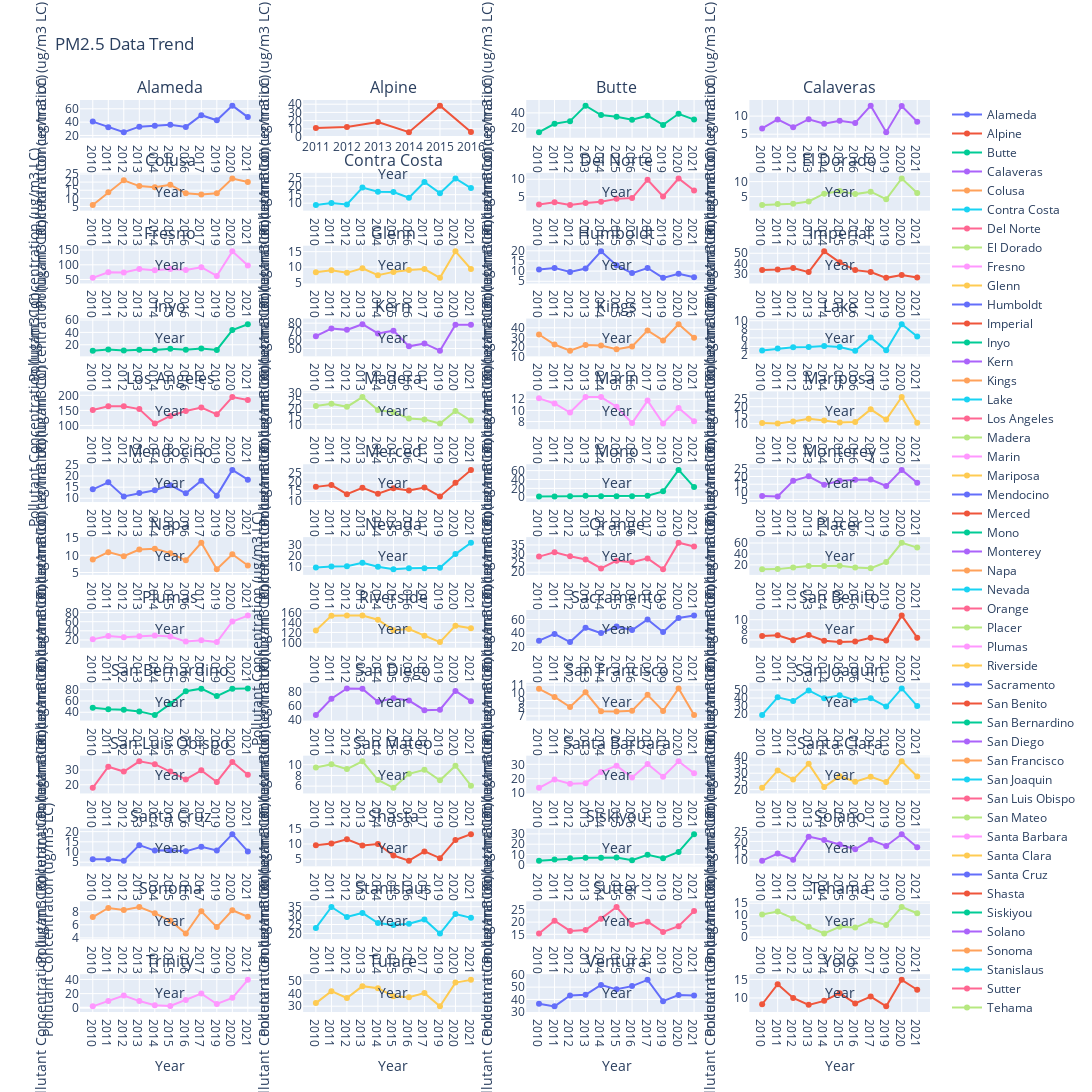
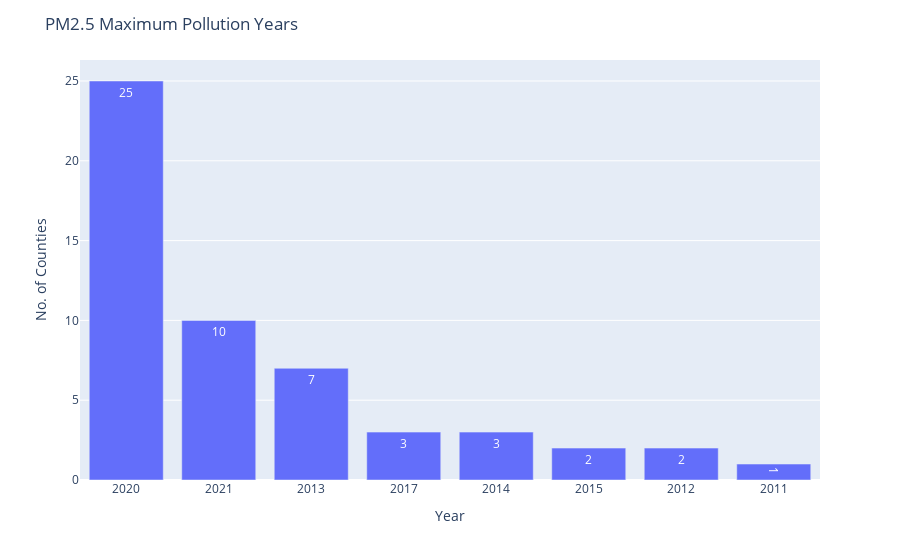

Notebook code cell kept with these figures, in order:
### Code cell
df5 = Plot_Map(df2,'conc').run()

### Figure 1 — Plotly figure (JSON) as saved in the notebook; plotly's stock layout.template omitted (floating-point values rounded to 4 significant figures)
{"data": [{"name": "Alameda", "type": "scatter", "x": ["2010", "2011", "2012", "2013", "2014", "2015", "2016", "2017", "2019", "2020", "2021"], "xaxis": "x", "y": [40.85, 32.39, 25.02, 33.22, 34.75, 36.19, 32.89, 50.41, 42.83, 64.78, 47.59], "yaxis": "y"}, {"name": "Alpine", "type": "scatter", "x": ["2011", "2012", "2013", "2014", "2015", "2016"], "xaxis": "x2", "y": [11.02, 12.33, 18.3, 6, 38.24, 6.04], "yaxis": "y2"}, {"name": "Butte", "type": "scatter", "x": ["2010", "2011", "2012", "2013", "2014", "2015", "2016", "2017", "2019", "2020", "2021"], "xaxis": "x3", "y": [14.2, 25.38, 28.91, 49.72, 37.09, 34.72, 30.79, 36.26, 23.91, 38.76, 31.03], "yaxis": "y3"}, {"name": "Calaveras", "type": "scatter", "x": ["2010", "2011", "2012", "2013", "2014", "2015", "2016", "2017", "2019", "2020", "2021"], "xaxis": "x4", "y": [6.6, 9.09, 6.93, 9.14, 7.92, 8.73, 8.1, 12.9, 5.57, 12.79, 8.43], "yaxis": "y4"}, {"name": "Colusa", "type": "scatter", "x": ["2010", "2011", "2012", "2013", "2014", "2015", "2016", "2017", "2019", "2020", "2021"], "xaxis": "x5", "y": [5.92, 13.77, 21.09, 17.55, 16.86, 18.35, 13.11, 12.41, 13.14, 22.21, 20.02], "yaxis": "y5"}, {"name": "Contra Costa", "type": "scatter", "x": ["2010", "2011", "2012", "2013", "2014", "2015", "2016", "2017", "2019", "2020", "2021"], "xaxis": "x6", "y": [8.94, 10.13, 9.27, 19.21, 16.76, 16.54, 13.17, 22.42, 15.9, 24.51, 18.85], "yaxis": "y6"}, {"name": "Del Norte", "type": "scatter", "x": ["2010", "2011", "2012", "2013", "2014", "2015", "2016", "2017", "2019", "2020", "2021"], "xaxis": "x7", "y": [2.81, 3.44, 2.64, 3.22, 3.56, 4.39, 4.61, 9.85, 5.09, 10.22, 6.78], "yaxis": "y7"}, {"name": "El Dorado", "type": "scatter", "x": ["2010", "2011", "2012", "2013", "2014", "2015", "2016", "2017", "2019", "2020", "2021"], "xaxis": "x8", "y": [2.2, 2.54, 2.65, 3.38, 5.96, 6.84, 5.83, 6.64, 4.12, 11.04, 6.22], "yaxis": "y8"}, {"name": "Fresno", "type": "scatter", "x": ["2010", "2011", "2012", "2013", "2014", "2015", "2016", "2017", "2019", "2020", "2021"], "xaxis": "x9", "y": [55.66, 74.59, 73.76, 85.98, 81.57, 85.45, 81.95, 91.72, 62.14, 145.7, 97.77], "yaxis": "y9"}, {"name": "Glenn", "type": "scatter", "x": ["2010", "2011", "2012", "2013", "2014", "2015", "2016", "2017", "2019", "2020", "2021"], "xaxis": "x10", "y": [8.33, 8.94, 8.13, 9.6, 7.35, 8.44, 9.09, 9.36, 6.51, 15.1, 9.37], "yaxis": "y10"}, {"name": "Humboldt", "type": "scatter", "x": ["2010", "2011", "2012", "2013", "2014", "2015", "2016", "2017", "2019", "2020", "2021"], "xaxis": "x11", "y": [10.8, 11.59, 9.53, 11.27, 19.73, 12.83, 9.04, 11.55, 6.7, 8.67, 6.96], "yaxis": "y11"}, {"name": "Imperial", "type": "scatter", "x": ["2010", "2011", "2012", "2013", "2014", "2015", "2016", "2017", "2019", "2020", "2021"], "xaxis": "x12", "y": [33.9, 34.38, 35.83, 31.91, 51.86, 41.33, 33.8, 32.03, 26.38, 29.1, 26.62], "yaxis": "y12"}, {"name": "Inyo", "type": "scatter", "x": ["2010", "2011", "2012", "2013", "2014", "2015", "2016", "2017", "2019", "2020", "2021"], "xaxis": "x13", "y": [10.42, 12.32, 10.76, 11.83, 11.35, 13.69, 11.95, 14, 11.65, 43.77, 53.27], "yaxis": "y13"}, {"name": "Kern", "type": "scatter", "x": ["2010", "2011", "2012", "2013", "2014", "2015", "2016", "2017", "2019", "2020", "2021"], "xaxis": "x14", "y": [64.63, 73.62, 72.08, 78.78, 67.9, 71.13, 52.59, 56.04, 47.45, 78.1, 78.04], "yaxis": "y14"}, {"name": "Kings", "type": "scatter", "x": ["2010", "2011", "2012", "2013", "2014", "2015", "2016", "2017", "2019", "2020", "2021"], "xaxis": "x15", "y": [32.95, 22.41, 15.93, 21.97, 21.27, 17.54, 20.37, 37.23, 26.72, 43.78, 29.64], "yaxis": "y15"}, {"name": "Lake", "type": "scatter", "x": ["2010", "2011", "2012", "2013", "2014", "2015", "2016", "2017", "2019", "2020", "2021"], "xaxis": "x16", "y": [3.05, 3.5, 3.82, 3.86, 4.09, 3.85, 3.01, 6.06, 3.12, 9.19, 6.32], "yaxis": "y16"}, {"name": "Los Angeles", "type": "scatter", "x": ["2010", "2011", "2012", "2013", "2014", "2015", "2016", "2017", "2019", "2020", "2021"], "xaxis": "x17", "y": [151.4, 163.6, 163.6, 154.4, 106.4, 131.5, 147.9, 159.2, 137.0, 194.3, 184.2], "yaxis": "y17"}, {"name": "Madera", "type": "scatter", "x": ["2010", "2011", "2012", "2013", "2014", "2015", "2016", "2017", "2019", "2020", "2021"], "xaxis": "x18", "y": [21.5, 22.95, 21.03, 27.22, 19.08, 17.67, 13.64, 13.1, 10.48, 18.42, 12.34], "yaxis": "y18"}, {"name": "Marin", "type": "scatter", "x": ["2010", "2011", "2012", "2013", "2014", "2015", "2016", "2017", "2019", "2020", "2021"], "xaxis": "x19", "y": [12.17, 11.24, 9.61, 12.4, 12.4, 10.66, 7.73, 11.76, 7.64, 10.45, 8.05], "yaxis": "y19"}, {"name": "Mariposa", "type": "scatter", "x": ["2010", "2011", "2012", "2013", "2014", "2015", "2016", "2017", "2019", "2020", "2021"], "xaxis": "x20", "y": [10.42, 10.03, 11.31, 12.93, 11.88, 10.58, 10.97, 18.44, 12.42, 25.74, 10.55], "yaxis": "y20"}, {"name": "Mendocino", "type": "scatter", "x": ["2010", "2011", "2012", "2013", "2014", "2015", "2016", "2017", "2019", "2020", "2021"], "xaxis": "x21", "y": [14.04, 17.16, 10.84, 12.35, 13.62, 15.91, 12.21, 17.93, 11.18, 22.77, 18.36], "yaxis": "y21"}, {"name": "Merced", "type": "scatter", "x": ["2010", "2011", "2012", "2013", "2014", "2015", "2016", "2017", "2019", "2020", "2021"], "xaxis": "x22", "y": [17.41, 18.39, 13.4, 16.87, 13.68, 16.59, 15.41, 17.03, 12.22, 19.69, 26.65], "yaxis": "y22"}, {"name": "Mono", "type": "scatter", "x": ["2010", "2011", "2012", "2013", "2014", "2015", "2016", "2017", "2019", "2020", "2021"], "xaxis": "x23", "y": [1.99, 2.01, 2.32, 3.19, 2.43, 2.54, 2.33, 3.46, 13.3, 61.61, 22.98], "yaxis": "y23"}, {"name": "Monterey", "type": "scatter", "x": ["2010", "2011", "2012", "2013", "2014", "2015", "2016", "2017", "2019", "2020", "2021"], "xaxis": "x24", "y": [7.33, 7.07, 17.24, 20.14, 14.69, 17.27, 17.85, 18.07, 13.86, 24.32, 15.89], "yaxis": "y24"}, {"name": "Napa", "type": "scatter", "x": ["2010", "2011", "2012", "2013", "2014", "2015", "2016", "2017", "2019", "2020", "2021"], "xaxis": "x25", "y": [8.75, 10.92, 9.74, 11.69, 11.92, 10.63, 8.53, 13.65, 5.95, 10.29, 7.05], "yaxis": "y25"}, {"name": "Nevada", "type": "scatter", "x": ["2010", "2011", "2012", "2013", "2014", "2015", "2016", "2017", "2019", "2020", "2021"], "xaxis": "x26", "y": [8.89, 9.84, 10.06, 13.41, 9.65, 7.25, 8.1, 8.14, 8.56, 21.47, 32.08], "yaxis": "y26"}, {"name": "Orange", "type": "scatter", "x": ["2010", "2011", "2012", "2013", "2014", "2015", "2016", "2017", "2019", "2020", "2021"], "xaxis": "x27", "y": [28.57, 30.94, 28.82, 26.98, 22.05, 26.36, 25.44, 27.6, 21.61, 36.22, 34.19], "yaxis": "y27"}, {"name": "Placer", "type": "scatter", "x": ["2010", "2011", "2012", "2013", "2014", "2015", "2016", "2017", "2019", "2020", "2021"], "xaxis": "x28", "y": [12.01, 12.24, 15.37, 18.11, 17.98, 18.43, 15.33, 13.94, 25.14, 60.52, 51.68], "yaxis": "y28"}, {"name": "Plumas", "type": "scatter", "x": ["2010", "2011", "2012", "2013", "2014", "2015", "2016", "2017", "2019", "2020", "2021"], "xaxis": "x29", "y": [21.27, 28.37, 25.94, 28, 29.52, 27.38, 16.5, 19.34, 15.28, 60.43, 73.29], "yaxis": "y29"}, {"name": "Riverside", "type": "scatter", "x": ["2010", "2011", "2012", "2013", "2014", "2015", "2016", "2017", "2019", "2020", "2021"], "xaxis": "x30", "y": [123.9, 153.9, 153.9, 153.9, 145.7, 124.5, 126.9, 113.4, 100.5, 133.7, 128.6], "yaxis": "y30"}, {"name": "Sacramento", "type": "scatter", "x": ["2010", "2011", "2012", "2013", "2014", "2015", "2016", "2017", "2019", "2020", "2021"], "xaxis": "x31", "y": [28.58, 38.63, 26.48, 47.74, 39.8, 49.72, 44.29, 60.06, 41.4, 62.32, 65.78], "yaxis": "y31"}, {"name": "San Benito", "type": "scatter", "x": ["2010", "2011", "2012", "2013", "2014", "2015", "2016", "2017", "2019", "2020", "2021"], "xaxis": "x32", "y": [6.8, 6.93, 5.96, 6.99, 5.87, 5.59, 5.69, 6.46, 5.9, 10.8, 6.46], "yaxis": "y32"}, {"name": "San Bernardino", "type": "scatter", "x": ["2010", "2011", "2012", "2013", "2014", "2015", "2016", "2017", "2019", "2020", "2021"], "xaxis": "x33", "y": [47.94, 45.46, 44.67, 41.57, 35.26, 54.92, 77.2, 81.79, 68.61, 81.56, 82.12], "yaxis": "y33"}, {"name": "San Diego", "type": "scatter", "x": ["2010", "2011", "2012", "2013", "2014", "2015", "2016", "2017", "2019", "2020", "2021"], "xaxis": "x34", "y": [47.5, 70.57, 85.19, 84.62, 66.42, 71.17, 68.02, 54.28, 54.98, 81.73, 67.12], "yaxis": "y34"}, {"name": "San Francisco", "type": "scatter", "x": ["2010", "2011", "2012", "2013", "2014", "2015", "2016", "2017", "2019", "2020", "2021"], "xaxis": "x35", "y": [10.51, 9.46, 8.16, 10.05, 7.63, 7.57, 7.68, 9.73, 7.65, 10.55, 7.14], "yaxis": "y35"}, {"name": "San Joaquin", "type": "scatter", "x": ["2010", "2011", "2012", "2013", "2014", "2015", "2016", "2017", "2019", "2020", "2021"], "xaxis": "x36", "y": [19.11, 40.93, 36.37, 49.49, 39.7, 43.51, 37.17, 39.67, 29.52, 51.88, 30.11], "yaxis": "y36"}, {"name": "San Luis Obispo", "type": "scatter", "x": ["2010", "2011", "2012", "2013", "2014", "2015", "2016", "2017", "2019", "2020", "2021"], "xaxis": "x37", "y": [17.94, 32.31, 29, 35.96, 34.04, 29.04, 23.61, 29.81, 21.91, 35.46, 26.81], "yaxis": "y37"}, {"name": "San Mateo", "type": "scatter", "x": ["2010", "2011", "2012", "2013", "2014", "2015", "2016", "2017", "2019", "2020", "2021"], "xaxis": "x38", "y": [9.47, 10.09, 9.18, 10.63, 7.15, 5.69, 8.3, 9.05, 7.08, 9.8, 6.09], "yaxis": "y38"}, {"name": "Santa Barbara", "type": "scatter", "x": ["2010", "2011", "2012", "2013", "2014", "2015", "2016", "2017", "2019", "2020", "2021"], "xaxis": "x39", "y": [13.67, 19.39, 16.49, 16.92, 24.63, 29.07, 20.8, 30.22, 21.36, 32.11, 23.72], "yaxis": "y39"}, {"name": "Santa Clara", "type": "scatter", "x": ["2010", "2011", "2012", "2013", "2014", "2015", "2016", "2017", "2019", "2020", "2021"], "xaxis": "x40", "y": [21.11, 31.67, 26.11, 35.71, 21.6, 28.18, 24.85, 27.82, 24.6, 37.27, 28.04], "yaxis": "y40"}, {"name": "Santa Cruz", "type": "scatter", "x": ["2010", "2011", "2012", "2013", "2014", "2015", "2016", "2017", "2019", "2020", "2021"], "xaxis": "x41", "y": [6.49, 6.49, 5.75, 13.36, 10.68, 10.82, 10.32, 12.6, 10.79, 18.76, 10.29], "yaxis": "y41"}, {"name": "Shasta", "type": "scatter", "x": ["2010", "2011", "2012", "2013", "2014", "2015", "2016", "2017", "2019", "2020", "2021"], "xaxis": "x42", "y": [9.63, 10.17, 11.56, 9.52, 10.01, 6.22, 4.53, 7.57, 5.35, 11.34, 13.24], "yaxis": "y42"}, {"name": "Siskiyou", "type": "scatter", "x": ["2010", "2011", "2012", "2013", "2014", "2015", "2016", "2017", "2019", "2020", "2021"], "xaxis": "x43", "y": [4.01, 5.12, 6.44, 6.88, 6.87, 7.02, 4.39, 9.69, 6.38, 12.44, 29.78], "yaxis": "y43"}, {"name": "Solano", "type": "scatter", "x": ["2010", "2011", "2012", "2013", "2014", "2015", "2016", "2017", "2019", "2020", "2021"], "xaxis": "x44", "y": [9.53, 13.36, 10.05, 22.58, 20.77, 18.28, 15.72, 20.87, 17.52, 23.93, 16.8], "yaxis": "y44"}, {"name": "Sonoma", "type": "scatter", "x": ["2010", "2011", "2012", "2013", "2014", "2015", "2016", "2017", "2019", "2020", "2021"], "xaxis": "x45", "y": [7.19, 8.57, 8.27, 8.72, 7.78, 6.61, 4.67, 8.07, 5.65, 8.22, 7.23], "yaxis": "y45"}, {"name": "Stanislaus", "type": "scatter", "x": ["2010", "2011", "2012", "2013", "2014", "2015", "2016", "2017", "2019", "2020", "2021"], "xaxis": "x46", "y": [23.06, 34.81, 29.22, 31.5, 25.78, 24.75, 25.46, 27.82, 19.95, 30.85, 28.76], "yaxis": "y46"}, {"name": "Sutter", "type": "scatter", "x": ["2010", "2011", "2012", "2013", "2014", "2015", "2016", "2017", "2019", "2020", "2021"], "xaxis": "x47", "y": [15.33, 20.58, 16.4, 16.73, 21.43, 26.2, 18.96, 20.19, 15.99, 18.34, 24.57], "yaxis": "y47"}, {"name": "Tehama", "type": "scatter", "x": ["2010", "2011", "2012", "2013", "2014", "2015", "2016", "2017", "2019", "2020", "2021"], "xaxis": "x48", "y": [10.02, 11.31, 8.29, 4.59, 1.64, 4.59, 4.26, 7.23, 5.4, 13.33, 10.59], "yaxis": "y48"}, {"name": "Trinity", "type": "scatter", "x": ["2010", "2011", "2012", "2013", "2014", "2015", "2016", "2017", "2019", "2020", "2021"], "xaxis": "x49", "y": [2.05, 9.54, 17.27, 9.49, 3.5, 2.68, 10.9, 20.04, 5.41, 14.05, 39.38], "yaxis": "y49"}, {"name": "Tulare", "type": "scatter", "x": ["2010", "2011", "2012", "2013", "2014", "2015", "2016", "2017", "2019", "2020", "2021"], "xaxis": "x50", "y": [32.4, 41.71, 36.39, 45.62, 44.06, 37.76, 36.98, 40.19, 29.87, 48.37, 50.51], "yaxis": "y50"}, {"name": "Ventura", "type": "scatter", "x": ["2010", "2011", "2012", "2013", "2014", "2015", "2016", "2017", "2019", "2020", "2021"], "xaxis": "x51", "y": [36.44, 34.37, 43.29, 43.75, 51.8, 48.21, 50.83, 55.92, 38.62, 43.54, 43.29], "yaxis": "y51"}, {"name": "Yolo", "type": "scatter", "x": ["2010", "2011", "2012", "2013", "2014", "2015", "2016", "2017", "2019", "2020", "2021"], "xaxis": "x52", "y": [8.3, 13.72, 10.01, 8.13, 9.21, 11.28, 8.53, 10.38, 7.73, 14.88, 12.21], "yaxis": "y52"}], "layout": {"annotations": [{"font": {"size": 16}, "showarrow": false, "text": "Alameda", "x": 0.1062, "xanchor": "center", "xref": "paper", "y": 1, "yanchor": "bottom", "yref": "paper"}, {"font": {"size": 16}, "showarrow": false, "text": "Alpine", "x": 0.3688, "xanchor": "center", "xref": "paper", "y": 1, "yanchor": "bottom", "yref": "paper"}, {"font": {"size": 16}, "showarrow": false, "text": "Butte", "x": 0.6313, "xanchor": "center", "xref": "paper", "y": 1, "yanchor": "bottom", "yref": "paper"}, {"font": {"size": 16}, "showarrow": false, "text": "Calaveras", "x": 0.8938, "xanchor": "center", "xref": "paper", "y": 1, "yanchor": "bottom", "yref": "paper"}, {"font": {"size": 16}, "showarrow": false, "text": "Colusa", "x": 0.1062, "xanchor": "center", "xref": "paper", "y": 0.9201, "yanchor": "bottom", "yref": "paper"}, {"font": {"size": 16}, "showarrow": false, "text": "Contra Costa", "x": 0.3688, "xanchor": "center", "xref": "paper", "y": 0.9201, "yanchor": "bottom", "yref": "paper"}, {"font": {"size": 16}, "showarrow": false, "text": "Del Norte", "x": 0.6313, "xanchor": "center", "xref": "paper", "y": 0.9201, "yanchor": "bottom", "yref": "paper"}, {"font": {"size": 16}, "showarrow": false, "text": "El Dorado", "x": 0.8938, "xanchor": "center", "xref": "paper", "y": 0.9201, "yanchor": "bottom", "yref": "paper"}, {"font": {"size": 16}, "showarrow": false, "text": "Fresno", "x": 0.1062, "xanchor": "center", "xref": "paper", "y": 0.8402, "yanchor": "bottom", "yref": "paper"}, {"font": {"size": 16}, "showarrow": false, "text": "Glenn", "x": 0.3688, "xanchor": "center", "xref": "paper", "y": 0.8402, "yanchor": "bottom", "yref": "paper"}, {"font": {"size": 16}, "showarrow": false, "text": "Humboldt", "x": 0.6313, "xanchor": "center", "xref": "paper", "y": 0.8402, "yanchor": "bottom", "yref": "paper"}, {"font": {"size": 16}, "showarrow": false, "text": "Imperial", "x": 0.8938, "xanchor": "center", "xref": "paper", "y": 0.8402, "yanchor": "bottom", "yref": "paper"}, {"font": {"size": 16}, "showarrow": false, "text": "Inyo", "x": 0.1062, "xanchor": "center", "xref": "paper", "y": 0.7604, "yanchor": "bottom", "yref": "paper"}, {"font": {"size": 16}, "showarrow": false, "text": "Kern", "x": 0.3688, "xanchor": "center", "xref": "paper", "y": 0.7604, "yanchor": "bottom", "yref": "paper"}, {"font": {"size": 16}, "showarrow": false, "text": "Kings", "x": 0.6313, "xanchor": "center", "xref": "paper", "y": 0.7604, "yanchor": "bottom", "yref": "paper"}, {"font": {"size": 16}, "showarrow": false, "text": "Lake", "x": 0.8938, "xanchor": "center", "xref": "paper", "y": 0.7604, "yanchor": "bottom", "yref": "paper"}, {"font": {"size": 16}, "showarrow": false, "text": "Los Angeles", "x": 0.1062, "xanchor": "center", "xref": "paper", "y": 0.6805, "yanchor": "bottom", "yref": "paper"}, {"font": {"size": 16}, "showarrow": false, "text": "Madera", "x": 0.3688, "xanchor": "center", "xref": "paper", "y": 0.6805, "yanchor": "bottom", "yref": "paper"}, {"font": {"size": 16}, "showarrow": false, "text": "Marin", "x": 0.6313, "xanchor": "center", "xref": "paper", "y": 0.6805, "yanchor": "bottom", "yref": "paper"}, {"font": {"size": 16}, "showarrow": false, "text": "Mariposa", "x": 0.8938, "xanchor": "center", "xref": "paper", "y": 0.6805, "yanchor": "bottom", "yref": "paper"}, {"font": {"size": 16}, "showarrow": false, "text": "Mendocino", "x": 0.1062, "xanchor": "center", "xref": "paper", "y": 0.6006, "yanchor": "bottom", "yref": "paper"}, {"font": {"size": 16}, "showarrow": false, "text": "Merced", "x": 0.3688, "xanchor": "center", "xref": "paper", "y": 0.6006, "yanchor": "bottom", "yref": "paper"}, {"font": {"size": 16}, "showarrow": false, "text": "Mono", "x": 0.6313, "xanchor": "center", "xref": "paper", "y": 0.6006, "yanchor": "bottom", "yref": "paper"}, {"font": {"size": 16}, "showarrow": false, "text": "Monterey", "x": 0.8938, "xanchor": "center", "xref": "paper", "y": 0.6006, "yanchor": "bottom", "yref": "paper"}, {"font": {"size": 16}, "showarrow": false, "text": "Napa", "x": 0.1062, "xanchor": "center", "xref": "paper", "y": 0.5207, "yanchor": "bottom", "yref": "paper"}, {"font": {"size": 16}, "showarrow": false, "text": "Nevada", "x": 0.3688, "xanchor": "center", "xref": "paper", "y": 0.5207, "yanchor": "bottom", "yref": "paper"}, {"font": {"size": 16}, "showarrow": false, "text": "Orange", "x": 0.6313, "xanchor": "center", "xref": "paper", "y": 0.5207, "yanchor": "bottom", "yref": "paper"}, {"font": {"size": 16}, "showarrow": false, "text": "Placer", "x": 0.8938, "xanchor": "center", "xref": "paper", "y": 0.5207, "yanchor": "bottom", "yref": "paper"}, {"font": {"size": 16}, "showarrow": false, "text": "Plumas", "x": 0.1062, "xanchor": "center", "xref": "paper", "y": 0.4408, "yanchor": "bottom", "yref": "paper"}, {"font": {"size": 16}, "showarrow": false, "text": "Riverside", "x": 0.3688, "xanchor": "center", "xref": "paper", "y": 0.4408, "yanchor": "bottom", "yref": "paper"}, {"font": {"size": 16}, "showarrow": false, "text": "Sacramento", "x": 0.6313, "xanchor": "center", "xref": "paper", "y": 0.4408, "yanchor": "bottom", "yref": "paper"}, {"font": {"size": 16}, "showarrow": false, "text": "San Benito", "x": 0.8938, "xanchor": "center", "xref": "paper", "y": 0.4408, "yanchor": "bottom", "yref": "paper"}, {"font": {"size": 16}, "showarrow": false, "text": "San Bernardino", "x": 0.1062, "xanchor": "center", "xref": "paper", "y": 0.3609, "yanchor": "bottom", "yref": "paper"}, {"font": {"size": 16}, "showarrow": false, "text": "San Diego", "x": 0.3688, "xanchor": "center", "xref": "paper", "y": 0.3609, "yanchor": "bottom", "yref": "paper"}, {"font": {"size": 16}, "showarrow": false, "text": "San Francisco", "x": 0.6313, "xanchor": "center", "xref": "paper", "y": 0.3609, "yanchor": "bottom", "yref": "paper"}, {"font": {"size": 16}, "showarrow": false, "text": "San Joaquin", "x": 0.8938, "xanchor": "center", "xref": "paper", "y": 0.3609, "yanchor": "bottom", "yref": "paper"}, {"font": {"size": 16}, "showarrow": false, "text": "San Luis Obispo", "x": 0.1062, "xanchor": "center", "xref": "paper", "y": 0.2811, "yanchor": "bottom", "yref": "paper"}, {"font": {"size": 16}, "showarrow": false, "text": "San Mateo", "x": 0.3688, "xanchor": "center", "xref": "paper", "y": 0.2811, "yanchor": "bottom", "yref": "paper"}, {"font": {"size": 16}, "showarrow": false, "text": "Santa Barbara", "x": 0.6313, "xanchor": "center", "xref": "paper", "y": 0.2811, "yanchor": "bottom", "yref": "paper"}, {"font": {"size": 16}, "showarrow": false, "text": "Santa Clara", "x": 0.8938, "xanchor": "center", "xref": "paper", "y": 0.2811, "yanchor": "bottom", "yref": "paper"}, {"font": {"size": 16}, "showarrow": false, "text": "Santa Cruz", "x": 0.1062, "xanchor": "center", "xref": "paper", "y": 0.2012, "yanchor": "bottom", "yref": "paper"}, {"font": {"size": 16}, "showarrow": false, "text": "Shasta", "x": 0.3688, "xanchor": "center", "xref": "paper", "y": 0.2012, "yanchor": "bottom", "yref": "paper"}, {"font": {"size": 16}, "showarrow": false, "text": "Siskiyou", "x": 0.6313, "xanchor": "center", "xref": "paper", "y": 0.2012, "yanchor": "bottom", "yref": "paper"}, {"font": {"size": 16}, "showarrow": false, "text": "Solano", "x": 0.8938, "xanchor": "center", "xref": "paper", "y": 0.2012, "yanchor": "bottom", "yref": "paper"}, {"font": {"size": 16}, "showarrow": false, "text": "Sonoma", "x": 0.1062, "xanchor": "center", "xref": "paper", "y": 0.1213, "yanchor": "bottom", "yref": "paper"}, {"font": {"size": 16}, "showarrow": false, "text": "Stanislaus", "x": 0.3688, "xanchor": "center", "xref": "paper", "y": 0.1213, "yanchor": "bottom", "yref": "paper"}, {"font": {"size": 16}, "showarrow": false, "text": "Sutter", "x": 0.6313, "xanchor": "center", "xref": "paper", "y": 0.1213, "yanchor": "bottom", "yref": "paper"}, {"font": {"size": 16}, "showarrow": false, "text": "Tehama", "x": 0.8938, "xanchor": "center", "xref": "paper", "y": 0.1213, "yanchor": "bottom", "yref": "paper"}, {"font": {"size": 16}, "showarrow": false, "text": "Trinity", "x": 0.1062, "xanchor": "center", "xref": "paper", "y": 0.04142, "yanchor": "bottom", "yref": "paper"}, {"font": {"size": 16}, "showarrow": false, "text": "Tulare", "x": 0.3688, "xanchor": "center", "xref": "paper", "y": 0.04142, "yanchor": "bottom", "yref": "paper"}, {"font": {"size": 16}, "showarrow": false, "text": "Ventura", "x": 0.6313, "xanchor": "center", "xref": "paper", "y": 0.04142, "yanchor": "bottom", "yref": "paper"}, {"font": {"size": 16}, "showarrow": false, "text": "Yolo", "x": 0.8938, "xanchor": "center", "xref": "paper", "y": 0.04142, "yanchor": "bottom", "yref": "paper"}], "height": 3400, "title": {"text": "PM2.5 Data Trend"}, "width": 1800, "xaxis": {"anchor": "y", "domain": [0, 0.2125], "title": {"text": "Year"}}, "xaxis10": {"anchor": "y10", "domain": [0.2625, 0.475], "title": {"text": "Year"}}, "xaxis11": {"anchor": "y11", "domain": [0.525, 0.7375], "title": {"text": "Year"}}, "xaxis12": {"anchor": "y12", "domain": [0.7875, 1], "title": {"text": "Year"}}, "xaxis13": {"anchor": "y13", "domain": [0, 0.2125], "title": {"text": "Year"}}, "xaxis14": {"anchor": "y14", "domain": [0.2625, 0.475], "title": {"text": "Year"}}, "xaxis15": {"anchor": "y15", "domain": [0.525, 0.7375], "title": {"text": "Year"}}, "xaxis16": {"anchor": "y16", "domain": [0.7875, 1], "title": {"text": "Year"}}, "xaxis17": {"anchor": "y17", "domain": [0, 0.2125], "title": {"text": "Year"}}, "xaxis18": {"anchor": "y18", "domain": [0.2625, 0.475], "title": {"text": "Year"}}, "xaxis19": {"anchor": "y19", "domain": [0.525, 0.7375], "title": {"text": "Year"}}, "xaxis2": {"anchor": "y2", "domain": [0.2625, 0.475], "title": {"text": "Year"}}, "xaxis20": {"anchor": "y20", "domain": [0.7875, 1], "title": {"text": "Year"}}, "xaxis21": {"anchor": "y21", "domain": [0, 0.2125], "title": {"text": "Year"}}, "xaxis22": {"anchor": "y22", "domain": [0.2625, 0.475], "title": {"text": "Year"}}, "xaxis23": {"anchor": "y23", "domain": [0.525, 0.7375], "title": {"text": "Year"}}, "xaxis24": {"anchor": "y24", "domain": [0.7875, 1], "title": {"text": "Year"}}, "xaxis25": {"anchor": "y25", "domain": [0, 0.2125], "title": {"text": "Year"}}, "xaxis26": {"anchor": "y26", "domain": [0.2625, 0.475], "title": {"text": "Year"}}, "xaxis27": {"anchor": "y27", "domain": [0.525, 0.7375], "title": {"text": "Year"}}, "xaxis28": {"anchor": "y28", "domain": [0.7875, 1], "title": {"text": "Year"}}, "xaxis29": {"anchor": "y29", "domain": [0, 0.2125], "title": {"text": "Year"}}, "xaxis3": {"anchor": "y3", "domain": [0.525, 0.7375], "title": {"text": "Year"}}, "xaxis30": {"anchor": "y30", "domain": [0.2625, 0.475], "title": {"text": "Year"}}, "xaxis31": {"anchor": "y31", "domain": [0.525, 0.7375], "title": {"text": "Year"}}, "xaxis32": {"anchor": "y32", "domain": [0.7875, 1], "title": {"text": "Year"}}, "xaxis33": {"anchor": "y33", "domain": [0, 0.2125], "title": {"text": "Year"}}, "xaxis34": {"anchor": "y34", "domain": [0.2625, 0.475], "title": {"text": "Year"}}, "xaxis35": {"anchor": "y35", "domain": [0.525, 0.7375], "title": {"text": "Year"}}, "xaxis36": {"anchor": "y36", "domain": [0.7875, 1], "title": {"text": "Year"}}, "xaxis37": {"anchor": "y37", "domain": [0, 0.2125], "title": {"text": "Year"}}, "xaxis38": {"anchor": "y38", "domain": [0.2625, 0.475], "title": {"text": "Year"}}, "xaxis39": {"anchor": "y39", "domain": [0.525, 0.7375], "title": {"text": "Year"}}, "xaxis4": {"anchor": "y4", "domain": [0.7875, 1], "title": {"text": "Year"}}, "xaxis40": {"anchor": "y40", "domain": [0.7875, 1], "title": {"text": "Year"}}, "xaxis41": {"anchor": "y41", "domain": [0, 0.2125], "title": {"text": "Year"}}, "xaxis42": {"anchor": "y42", "domain": [0.2625, 0.475], "title": {"text": "Year"}}, "xaxis43": {"anchor": "y43", "domain": [0.525, 0.7375], "title": {"text": "Year"}}, "xaxis44": {"anchor": "y44", "domain": [0.7875, 1], "title": {"text": "Year"}}, "xaxis45": {"anchor": "y45", "domain": [0, 0.2125], "title": {"text": "Year"}}, "xaxis46": {"anchor": "y46", "domain": [0.2625, 0.475], "title": {"text": "Year"}}, "xaxis47": {"anchor": "y47", "domain": [0.525, 0.7375], "title": {"text": "Year"}}, "xaxis48": {"anchor": "y48", "domain": [0.7875, 1], "title": {"text": "Year"}}, "xaxis49": {"anchor": "y49", "domain": [0, 0.2125], "title": {"text": "Year"}}, "xaxis5": {"anchor": "y5", "domain": [0, 0.2125], "title": {"text": "Year"}}, "xaxis50": {"anchor": "y50", "domain": [0.2625, 0.475], "title": {"text": "Year"}}, "xaxis51": {"anchor": "y51", "domain": [0.525, 0.7375], "title": {"text": "Year"}}, "xaxis52": {"anchor": "y52", "domain": [0.7875, 1], "title": {"text": "Year"}}, "xaxis6": {"anchor": "y6", "domain": [0.2625, 0.475], "title": {"text": "Year"}}, "xaxis7": {"anchor": "y7", "domain": [0.525, 0.7375], "title": {"text": "Year"}}, "xaxis8": {"anchor": "y8", "domain": [0.7875, 1], "title": {"text": "Year"}}, "xaxis9": {"anchor": "y9", "domain": [0, 0.2125], "title": {"text": "Year"}}, "yaxis": {"anchor": "x", "domain": [0.9586, 1], "title": {"text": "Pollutant Concentration (ug/m3 LC)"}}, "yaxis10": {"anchor": "x10", "domain": [0.7988, 0.8402], "title": {"text": "Pollutant Concentration (ug/m3 LC)"}}, "yaxis11": {"anchor": "x11", "domain": [0.7988, 0.8402], "title": {"text": "Pollutant Concentration (ug/m3 LC)"}}, "yaxis12": {"anchor": "x12", "domain": [0.7988, 0.8402], "title": {"text": "Pollutant Concentration (ug/m3 LC)"}}, "yaxis13": {"anchor": "x13", "domain": [0.7189, 0.7604], "title": {"text": "Pollutant Concentration (ug/m3 LC)"}}, "yaxis14": {"anchor": "x14", "domain": [0.7189, 0.7604], "title": {"text": "Pollutant Concentration (ug/m3 LC)"}}, "yaxis15": {"anchor": "x15", "domain": [0.7189, 0.7604], "title": {"text": "Pollutant Concentration (ug/m3 LC)"}}, "yaxis16": {"anchor": "x16", "domain": [0.7189, 0.7604], "title": {"text": "Pollutant Concentration (ug/m3 LC)"}}, "yaxis17": {"anchor": "x17", "domain": [0.6391, 0.6805], "title": {"text": "Pollutant Concentration (ug/m3 LC)"}}, "yaxis18": {"anchor": "x18", "domain": [0.6391, 0.6805], "title": {"text": "Pollutant Concentration (ug/m3 LC)"}}, "yaxis19": {"anchor": "x19", "domain": [0.6391, 0.6805], "title": {"text": "Pollutant Concentration (ug/m3 LC)"}}, "yaxis2": {"anchor": "x2", "domain": [0.9586, 1], "title": {"text": "Pollutant Concentration (ug/m3 LC)"}}, "yaxis20": {"anchor": "x20", "domain": [0.6391, 0.6805], "title": {"text": "Pollutant Concentration (ug/m3 LC)"}}, "yaxis21": {"anchor": "x21", "domain": [0.5592, 0.6006], "title": {"text": "Pollutant Concentration (ug/m3 LC)"}}, "yaxis22": {"anchor": "x22", "domain": [0.5592, 0.6006], "title": {"text": "Pollutant Concentration (ug/m3 LC)"}}, "yaxis23": {"anchor": "x23", "domain": [0.5592, 0.6006], "title": {"text": "Pollutant Concentration (ug/m3 LC)"}}, "yaxis24": {"anchor": "x24", "domain": [0.5592, 0.6006], "title": {"text": "Pollutant Concentration (ug/m3 LC)"}}, "yaxis25": {"anchor": "x25", "domain": [0.4793, 0.5207], "title": {"text": "Pollutant Concentration (ug/m3 LC)"}}, "yaxis26": {"anchor": "x26", "domain": [0.4793, 0.5207], "title": {"text": "Pollutant Concentration (ug/m3 LC)"}}, "yaxis27": {"anchor": "x27", "domain": [0.4793, 0.5207], "title": {"text": "Pollutant Concentration (ug/m3 LC)"}}, "yaxis28": {"anchor": "x28", "domain": [0.4793, 0.5207], "title": {"text": "Pollutant Concentration (ug/m3 LC)"}}, "yaxis29": {"anchor": "x29", "domain": [0.3994, 0.4408], "title": {"text": "Pollutant Concentration (ug/m3 LC)"}}, "yaxis3": {"anchor": "x3", "domain": [0.9586, 1], "title": {"text": "Pollutant Concentration (ug/m3 LC)"}}, "yaxis30": {"anchor": "x30", "domain": [0.3994, 0.4408], "title": {"text": "Pollutant Concentration (ug/m3 LC)"}}, "yaxis31": {"anchor": "x31", "domain": [0.3994, 0.4408], "title": {"text": "Pollutant Concentration (ug/m3 LC)"}}, "yaxis32": {"anchor": "x32", "domain": [0.3994, 0.4408], "title": {"text": "Pollutant Concentration (ug/m3 LC)"}}, "yaxis33": {"anchor": "x33", "domain": [0.3195, 0.3609], "title": {"text": "Pollutant Concentration (ug/m3 LC)"}}, "yaxis34": {"anchor": "x34", "domain": [0.3195, 0.3609], "title": {"text": "Pollutant Concentration (ug/m3 LC)"}}, "yaxis35": {"anchor": "x35", "domain": [0.3195, 0.3609], "title": {"text": "Pollutant Concentration (ug/m3 LC)"}}, "yaxis36": {"anchor": "x36", "domain": [0.3195, 0.3609], "title": {"text": "Pollutant Concentration (ug/m3 LC)"}}, "yaxis37": {"anchor": "x37", "domain": [0.2396, 0.2811], "title": {"text": "Pollutant Concentration (ug/m3 LC)"}}, "yaxis38": {"anchor": "x38", "domain": [0.2396, 0.2811], "title": {"text": "Pollutant Concentration (ug/m3 LC)"}}, "yaxis39": {"anchor": "x39", "domain": [0.2396, 0.2811], "title": {"text": "Pollutant Concentration (ug/m3 LC)"}}, "yaxis4": {"anchor": "x4", "domain": [0.9586, 1], "title": {"text": "Pollutant Concentration (ug/m3 LC)"}}, "yaxis40": {"anchor": "x40", "domain": [0.2396, 0.2811], "title": {"text": "Pollutant Concentration (ug/m3 LC)"}}, "yaxis41": {"anchor": "x41", "domain": [0.1598, 0.2012], "title": {"text": "Pollutant Concentration (ug/m3 LC)"}}, "yaxis42": {"anchor": "x42", "domain": [0.1598, 0.2012], "title": {"text": "Pollutant Concentration (ug/m3 LC)"}}, "yaxis43": {"anchor": "x43", "domain": [0.1598, 0.2012], "title": {"text": "Pollutant Concentration (ug/m3 LC)"}}, "yaxis44": {"anchor": "x44", "domain": [0.1598, 0.2012], "title": {"text": "Pollutant Concentration (ug/m3 LC)"}}, "yaxis45": {"anchor": "x45", "domain": [0.07988, 0.1213], "title": {"text": "Pollutant Concentration (ug/m3 LC)"}}, "yaxis46": {"anchor": "x46", "domain": [0.07988, 0.1213], "title": {"text": "Pollutant Concentration (ug/m3 LC)"}}, "yaxis47": {"anchor": "x47", "domain": [0.07988, 0.1213], "title": {"text": "Pollutant Concentration (ug/m3 LC)"}}, "yaxis48": {"anchor": "x48", "domain": [0.07988, 0.1213], "title": {"text": "Pollutant Concentration (ug/m3 LC)"}}, "yaxis49": {"anchor": "x49", "domain": [0, 0.04142], "title": {"text": "Pollutant Concentration (ug/m3 LC)"}}, "yaxis5": {"anchor": "x5", "domain": [0.8787, 0.9201], "title": {"text": "Pollutant Concentration (ug/m3 LC)"}}, "yaxis50": {"anchor": "x50", "domain": [0, 0.04142], "title": {"text": "Pollutant Concentration (ug/m3 LC)"}}, "yaxis51": {"anchor": "x51", "domain": [0, 0.04142], "title": {"text": "Pollutant Concentration (ug/m3 LC)"}}, "yaxis52": {"anchor": "x52", "domain": [0, 0.04142], "title": {"text": "Pollutant Concentration (ug/m3 LC)"}}, "yaxis6": {"anchor": "x6", "domain": [0.8787, 0.9201], "title": {"text": "Pollutant Concentration (ug/m3 LC)"}}, "yaxis7": {"anchor": "x7", "domain": [0.8787, 0.9201], "title": {"text": "Pollutant Concentration (ug/m3 LC)"}}, "yaxis8": {"anchor": "x8", "domain": [0.8787, 0.9201], "title": {"text": "Pollutant Concentration (ug/m3 LC)"}}, "yaxis9": {"anchor": "x9", "domain": [0.7988, 0.8402], "title": {"text": "Pollutant Concentration (ug/m3 LC)"}}}}

### Figure 2 — Plotly figure (JSON) as saved in the notebook; plotly's stock layout.template omitted (floating-point values rounded to 4 significant figures)
{"data": [{"alignmentgroup": "True", "hovertemplate": "Year=%{x}<br>Count=%{text}<extra></extra>", "legendgroup": "", "marker": {"color": "#636efa", "pattern": {"shape": ""}}, "name": "", "offsetgroup": "", "orientation": "v", "showlegend": false, "text": [25, 10, 7, 3, 3, 2, 2, 1], "textposition": "auto", "texttemplate": "%{y}", "type": "bar", "x": ["2020", "2021", "2013", "2017", "2014", "2015", "2012", "2011"], "xaxis": "x", "y": [25, 10, 7, 3, 3, 2, 2, 1], "yaxis": "y"}], "layout": {"barmode": "relative", "legend": {"tracegroupgap": 0}, "margin": {"t": 60}, "title": {"text": "PM2.5 Maximum Pollution Years"}, "xaxis": {"anchor": "y", "domain": [0, 1], "title": {"text": "Year"}}, "yaxis": {"anchor": "x", "domain": [0, 1], "title": {"text": "No. of Counties"}}}}
